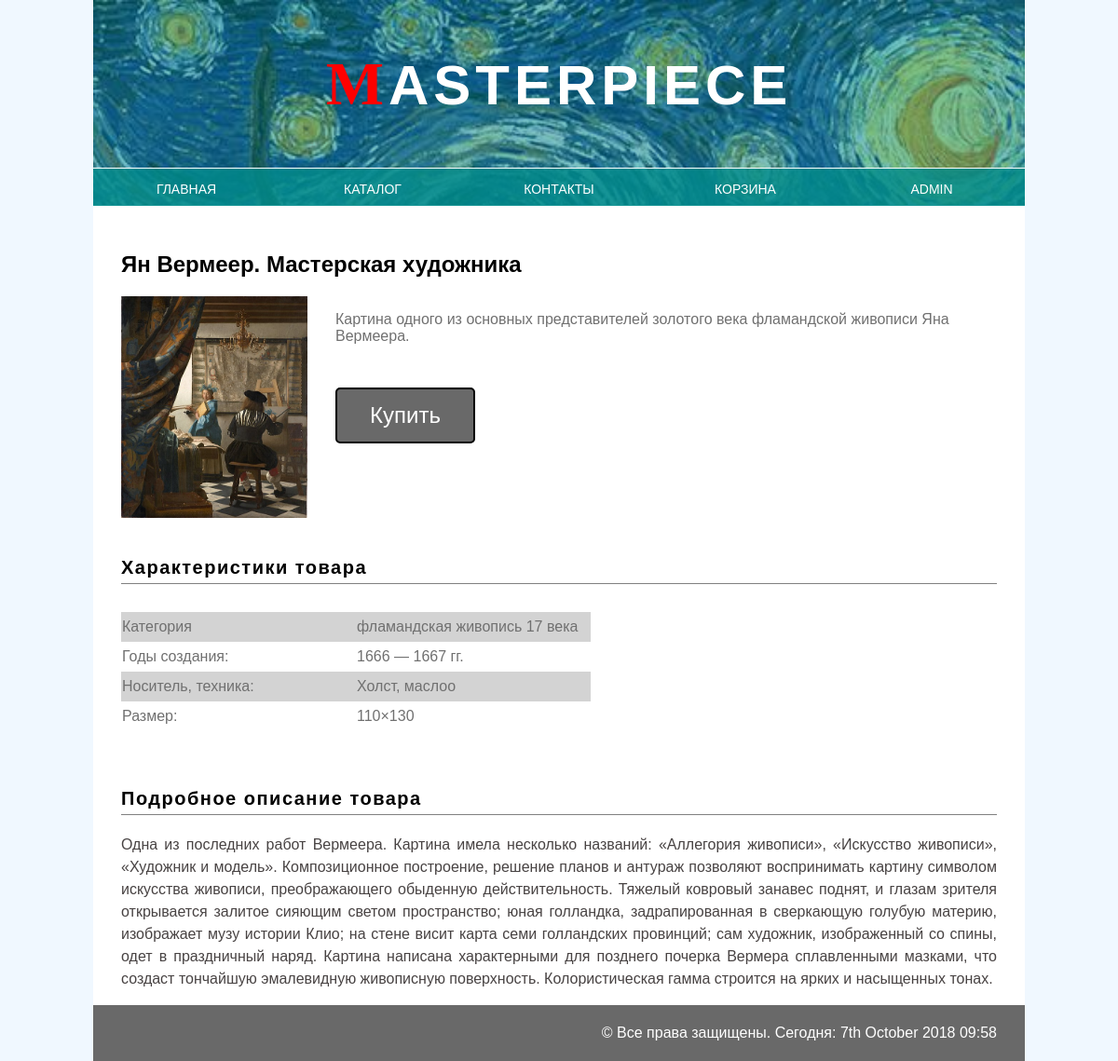
Page /item/1 (signed in) on the committed database.
### authapp/models.py (models this page shows, shortened)
class MyUser(AbstractUser):
    avatar = models.ImageField(upload_to='users_avatars', blank=True)
    age = models.SmallIntegerField(blank=True)
    activation_key = models.CharField(max_length=128, blank=True)
    activation_key_expires = models.DateTimeField(default=(now() + timedelta(hours=48)))
    def _get_quantity_in_basket(self):
        ordered = OrderedItem.objects.filter(user=self.id)
        if len(ordered) > 0:
            result = ordered[0].total_quantity
        else:
            result = None
        return result
    quantity_in_basket = property(_get_quantity_in_basket)

### mainapp/models.py (models this page shows, shortened)
class Item(models.Model):
    name = models.CharField(max_length=256)
    author = models.ForeignKey(Author, null=True, on_delete=models.SET_NULL)
    category = models.ForeignKey(Category, null=True, on_delete=models.SET_NULL)
    img = models.ImageField(upload_to='media', blank = True)
    short_desc = models.CharField(max_length=256, null=True)
    detailed_desc = models.TextField(blank=True)
    years = models.CharField(max_length=32, null=True)
    tech = models.CharField(max_length=64, null=True)
    width = models.SmallIntegerField(null=True)
    height = models.SmallIntegerField(null=True)
    price = models.DecimalField(max_digits=7, decimal_places=0, default=0)
    quantity = models.PositiveIntegerField(default=0)
    is_active = models.BooleanField(default=True)
    discount = models.PositiveSmallIntegerField(default=0)

class Author(models.Model):
    name = models.CharField(max_length=64)
    def __str__(self):
        return f'{self.name}'

class Category(models.Model):
    name = models.CharField(max_length=64, unique=True)
    desc = models.TextField(blank=True)
    is_active = models.BooleanField(default=True)
    discount = models.PositiveSmallIntegerField(default=0)
    def __str__(self):
        return f'{self.name}'

### mainapp/views.py (the view)
# urls.py: path('item/<int:id>', mainappv.item_view, name="item_view"),
def item_view(request, id):
    try:
        item = Item.objects.get(id=id)
        context = {
            'title': item.name,
            'body_class': 'item',
            'item': item
        }
    except Item.DoesNotExist:
        raise Http404("Item does not exist")
    return render(request, 'mainapp/item_detail.html', context)

### basketapp/models.py (called while the page is built)
    @cached_property
    def get_items_cached(self):
        all_ordered = OrderedItem.objects.filter(user=self.user)
        return all_ordered

    def _get_total_quantity(self):
        all_ordered = self.get_items_cached
        result = sum(map(lambda x: x.quantity, all_ordered))
        return result

### mainapp/templates/mainapp/item_detail.html (shortened to what this page needs)
{% extends "mainapp/base.html" %}
{% block content %}
{% autoescape off %}
 <h2>{{item.author}}. {{item.name}}</h2>
       <a href="/media/{{item.img}}" target="_blank"><div class="item_img"><img src="/media/{{item.img}}"
    alt="{{item.name}}"></div>
</a>
    <div class="short">
<p>{{item.short_desc}}</p>
        <a href=
                {% if user.is_authenticated %}
                   "{% url 'basket:basket_add' item.id %}"
                {% else %}
                    "{% url 'auth:login' %}"
                {% endif %}
        >
        <button class="buy" name="{{item.id}}">Купить</button></a>
      </div>
<div class="characteristics">
    <h3>Характеристики товара</h3>
<table class="characteristics-table">
    <tr>
        <td>Категория</td>
        <td>{{item.category}}</td>
    </tr>
    <tr>
        <td>Годы создания:</td>
        <td>{{item.years}}.</td>
    </tr>
    <tr>
        <td>Носитель, техника:</td>
        <td>{{item.tech}}о</td>
    </tr>
    <tr>
        <td>Размер:</td>
        <td>{{item.width}}&times;{{item.height}}</td>
    </tr>
</table>
</div>
<div class="detailed">
    <h3>Подробное описание товара</h3>
<p> {% if item.detailed_desc %}
    {{item.detailed_desc}}
    {% else %}
    Описание отсутствует.
    {% endif %}
</p>
</div>
{% endautoescape %}
{% endblock %}

### mainapp/templates/mainapp/menu_.html (shortened to what this page needs)
<ul class="menu">
    <li class="active"><a href="/">главная</a></li>
    <li class="active"><a href="/catalog">каталог</a></li>
    <li class="active"><a href="/contacts">контакты</a></li>
    {% if user.is_authenticated %}
    <li class="active" id="basket_menu">{% include 'mainapp/basket_menu.html' %}</li>
    <li class="active dropdown">{{user.username}}
    </li>
    {% else %}
    <li>корзина</li>
    <li class="active"><a href="{% url 'auth:login' %}">login</a></li>
    {% endif %}
</ul>

### static/css/style2.css (style rules this page uses)
html, body { background-color: #f8f8f8; background-color: aliceblue; font-family: sans-serif; margin: 0; padding: 0; height: 100%; }
.menu { background-color: rgba(0, 139, 139, 0.9); height: 40px; list-style-type: none; display: flex; justify-content: space-around; line-height: 40px; margin: 0; padding: 0; border-top: 1px solid white; }
.menu li { padding: 0; margin: 0; width: 200px; text-align: center; color: lightgray; font-size: 20px; font-variant: small-caps; }
.menu .active { color: white; }
.menu li:before { content: "> "; color: transparent; }
.menu li:after { content: " <"; color: transparent; }
.menu li a { color: white; text-decoration: none; }
#basket_menu { position: relative; }
.dropdown { position: relative; }
.catalog h3, .contacts h3, .item h3 { color: black; font-size: 20px; letter-spacing: 1.5px; font-weight: 600; padding: 30px 0px 5px; border-bottom: 1px solid gray; }
.item .short { padding: 0px 30px; overflow: hidden; color: #707070; font-size: 1em; line-height: 18px; }
.item .characteristics { clear: both; }
.item .detailed { color: #484343; font-size: 16px; font-weight: 400; line-height: 24px; text-align: justify; }
.item .characteristics-table { margin: 30px 0px; border-collapse: collapse; }
.item .characteristics-table tr:nth-child(2n+1) { background-color: lightgray; }
.item .characteristics-table td { color: #707070; width: 250px; height: 30px; }
.item .content .item_img { width: 200px; height: 250px; overflow: hidden; float: left; }
.item .content img { width: 200px; }
.buy { width: 150px; height: 60px; border-radius: 5px; background-color: dimgray; color: white; font-size: 24px; border-style: solid; margin: 30px 0px; }

### rows in the picture
MyUser: username "admin"
Item: author "Ян Вермеер", name "Мастерская художника", img (picture), short_desc "Картина одного из основных представителей золотого века фламандской живописи Яна Вермеера.", category "фламандская живопись 17 века", years "1666 — 1667 гг", tech "Холст, масло", width "110", height "130", detailed_desc "Одна из последних работ Вермеера. Картина имела несколько названий: «Аллегория живописи», «Искусство живописи», «Художник и модель». Композиционное построение, решение планов и антураж позволяют воспринимать картину символом искусства живописи, преображающего обыденную действительность. Тяжелый ковровый занавес поднят, и глазам зрителя открывается залитое сияющим светом пространство; юная голландка, задрапированная в сверкающую голубую материю, изображает музу истории Клио; на стене висит карта семи голландских провинций; сам художник, изображенный со спины, одет в праздничный наряд. Картина написана характерными для позднего почерка Вермера сплавленными мазками, что создаст тончайшую…"
